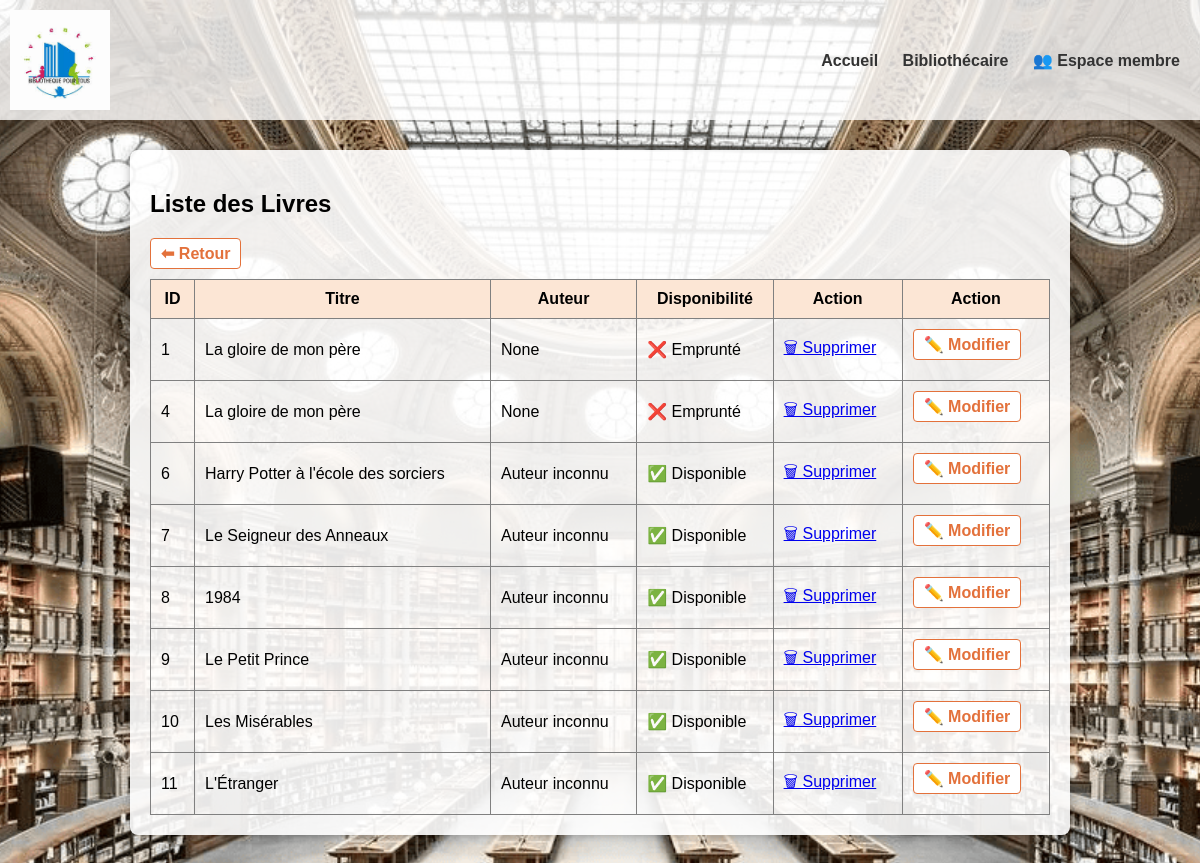
The page /bibliothecaire/livres/ on the database as committed earlier.
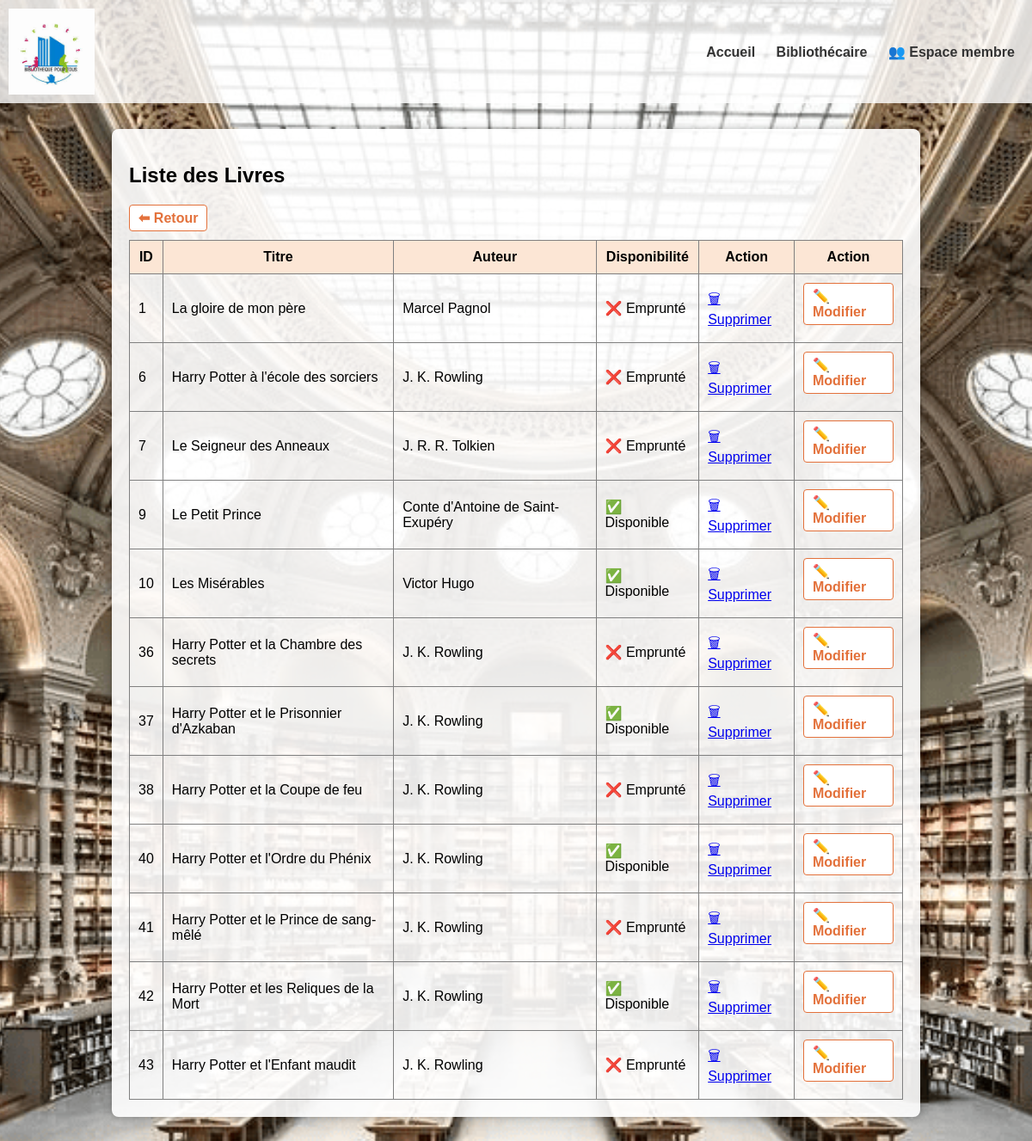
The same page on the database as committed later.
### gestion_bibliothecaire/models.py (models this page shows, shortened)
class Media(models.Model):
    TYPE_CHOICES = [
        ('livre', 'Livre'),
        ('dvd', 'DVD'),
        ('cd', 'CD'),
        ('jeu', 'Jeu de plateau'),
    ]
    titre = models.CharField(max_length=100)
    type = models.CharField(max_length=10, choices=TYPE_CHOICES)
    auteur = models.CharField(max_length=100, blank=True, null=True)
    disponible = models.BooleanField(default=True)

### gestion_bibliothecaire/views.py (the view)
# urls.py: path('livres/', views.liste_livres, name='liste_livres'),
def liste_livres(request):
    livres = Media.objects.filter(type='livre')
    return render(request, 'gestion_bibliothecaire/liste_livres.html', {'medias': livres})

### gestion_bibliothecaire/templates/gestion_bibliothecaire/liste_livres.html (shortened to what this page needs)
<!DOCTYPE html>
<html lang="fr">
<head>
</head>
<body>
  {% extends 'base.html' %}
{% block content %}
<h2>Liste des Livres</h2>
  <a href="{% url 'liste_emprunts' %}" class="btn-orange">⬅ Retour</a>
<table border="1" cellpadding="10" cellspacing="0" style="width:100%; border-collapse: collapse;">
    <thead style="background-color: #fce6d5;">
        <tr>
            <th>ID</th>
            <th>Titre</th>
            <th>Auteur</th>
            <th>Disponibilité</th>
            <th>Action</th>
            <th>Action</th>
        </tr>
    </thead>
    <tbody>
        {% for media in medias %}
        <tr>
            <td>{{ media.id }}</td>
            <td>{{ media.titre }}</td>
            <td>{{ media.auteur }}</td>
            <td>{{ media.disponible|yesno:"✅ Disponible,❌ Emprunté" }}</td>
            <td><a href="{% url 'supprimer_media' media.id %}">🗑 Supprimer</a></td>
            <td><a href="{% url 'modifier_media' media.id %}" class="btn-orange">✏️ Modifier</a></td>
        </tr>
        {% empty %}
        <tr><td colspan="5">Aucun média trouvé.</td></tr>
        {% endfor %}
    </tbody>
</table>
{% endblock %}

Rows that differ between the two databases and show on the page:
removed Media: id "4", titre "La gloire de mon père", auteur "None", disponible "❌ Emprunté"
removed Media: id "8", titre "1984", auteur "Auteur inconnu", disponible "✅ Disponible"
removed Media: id "11", titre "L'Étranger", auteur "Auteur inconnu", disponible "✅ Disponible"
changed Media "La gloire de mon père": auteur "None" → "Marcel Pagnol"
changed Media "Harry Potter à l'école des sorciers": auteur "Auteur inconnu" → "J. K. Rowling"; disponible "✅ Disponible" → "❌ Emprunté"
changed Media "Le Seigneur des Anneaux": auteur "Auteur inconnu" → "J. R. R. Tolkien"; disponible "✅ Disponible" → "❌ Emprunté"
changed Media "Le Petit Prince": auteur "Auteur inconnu" → "Conte d'Antoine de Saint-Exupéry"
changed Media "Les Misérables": auteur "Auteur inconnu" → "Victor Hugo"
added Media: id "36", titre "Harry Potter et la Chambre des secrets", auteur "J. K. Rowling", disponible "❌ Emprunté"
added Media: id "37", titre "Harry Potter et le Prisonnier d'Azkaban", auteur "J. K. Rowling", disponible "✅ Disponible"
added Media: id "38", titre "Harry Potter et la Coupe de feu", auteur "J. K. Rowling", disponible "❌ Emprunté"
added Media: id "40", titre "Harry Potter et l'Ordre du Phénix", auteur "J. K. Rowling", disponible "✅ Disponible"
added Media: id "41", titre "Harry Potter et le Prince de sang-mêlé", auteur "J. K. Rowling", disponible "❌ Emprunté"
added Media: id "42", titre "Harry Potter et les Reliques de la Mort", auteur "J. K. Rowling", disponible "✅ Disponible"
added Media: id "43", titre "Harry Potter et l'Enfant maudit", auteur "J. K. Rowling", disponible "❌ Emprunté"
